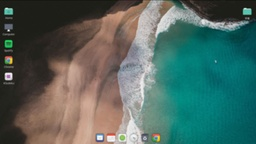
#> input picture blurred_image.jpg, 256 x 144 px, shrunk from 1366 x 768 before the run, found by its file name
$ python img_to_bw2.py
#> lines starting #> are read from the running program, lines starting #| are printed output that depends on the picture; after the words box and inside, x2 and y2 are one past the last pixel; in counts of white or black regions, pixels touching at a corner belong together
from PIL import Image

def rgb_to_bw(r,g,b):
    avg = (r + g + b) / 3
    return 255 if avg > 128 else 0

image = Image.open('./blurred_image.jpg')
#> image is the input picture: PIL image 256x144 RGB; mean R, G, B 80, 102.9, 95.7
width, height = image.size
#> width = 256; height = 144

for i in range(width):
    for j in range(height):
        (r, g, b) = image.getpixel((i, j))
        bw = rgb_to_bw(r,g,b)
        image.putpixel((i, j), (bw, bw, bw))
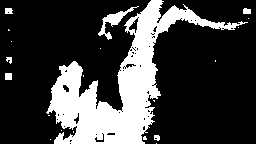
#> image: PIL image 256x144 RGB; 24.2% white; 21 white regions (14 under 20 px), largest, box (x1, y1, x2, y2) and area: (46, 0, 248, 144) 8389, (98, 6, 139, 40) 311, (5, 73, 12, 80) 49

image.show()
